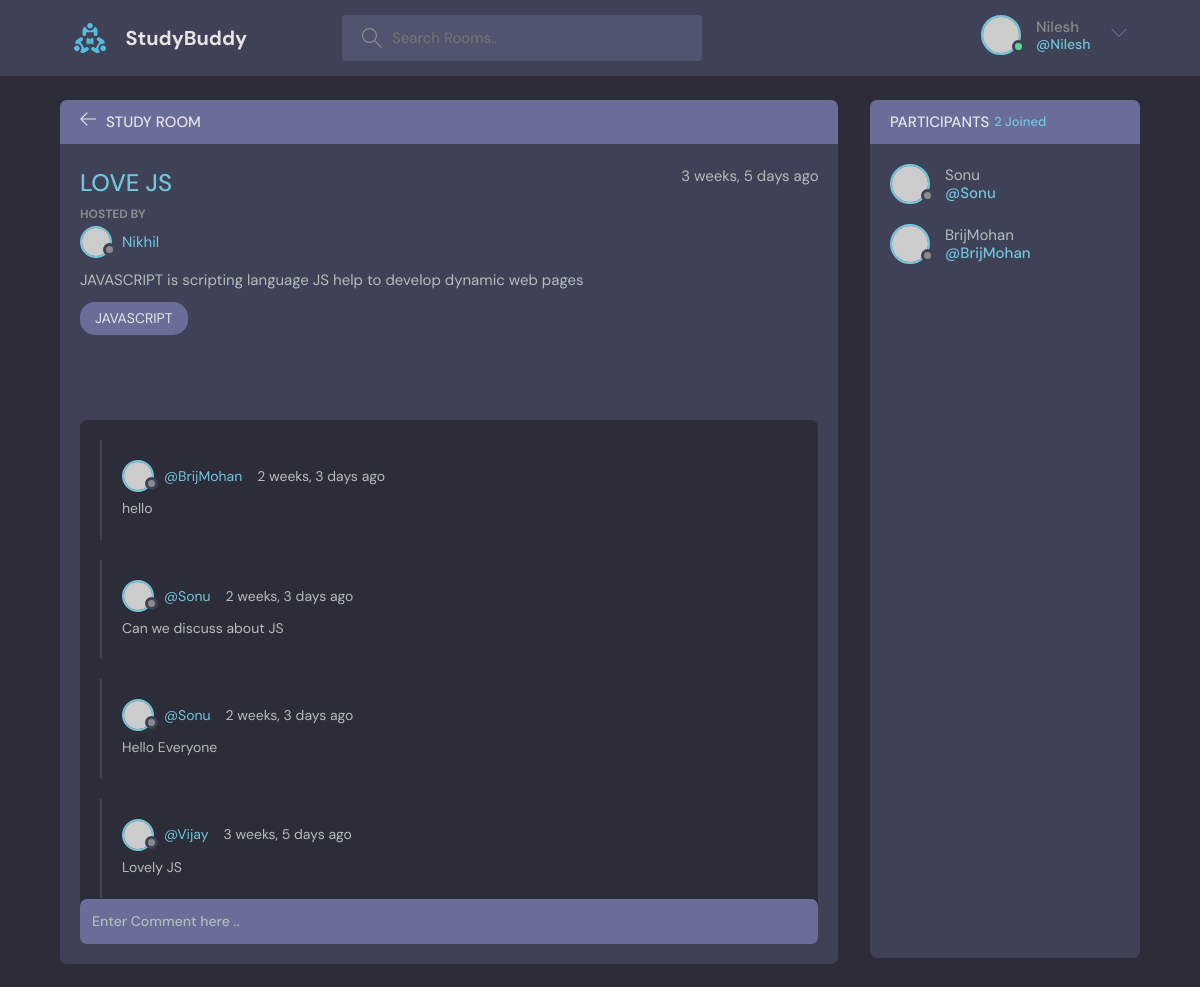
The page /room/2/ (signed in) on the database its author committed.
### base/models.py (models this page shows, shortened)
class Room(models.Model):
    host = models.ForeignKey(User,on_delete=models.SET_NULL,null=True)
    topic = models.ForeignKey(Topic,on_delete=models.SET_NULL,null=True)
    name = models.CharField(max_length=200)
    participants = models.ManyToManyField(User,related_name='participants',blank=True)
    description = models.TextField(null=True,blank=True)
    updated=models.DateTimeField(auto_now=True)
    created = models.DateTimeField(auto_now_add=True)
    class Meta:
        ordering = ['-updated','-created']

class Topic(models.Model):
    name = models.CharField(max_length=200)
    def __str__(self):
        return self.name

class Message(models.Model):
    user = models.ForeignKey(User,on_delete=models.CASCADE)
    room = models.ForeignKey(Room,on_delete=models.CASCADE)
    body = models.TextField()
    updated=models.DateTimeField(auto_now=True)
    created = models.DateTimeField(auto_now_add=True)
    class Meta:
        ordering = ['-updated','-created']

### base/views.py (the view, shortened to what this page needs)
# urls.py: path('room/<str:pk>/',views.room,name='room'),
def room(request,pk):
    room = Room.objects.get(id=pk)
    room_messages = room.message_set.all()
    participants = room.participants.all()
    context={'room':room,'room_messages':room_messages,'participants':participants}
    return render(request,'base/room.html',context)

### base/templates/base/room.html (shortened to what this page needs)
{% extends 'main.html' %}
{% block content %}
    <main class="profile-page layout layout--2">
      <div class="container">
        <div class="room">
          <div class="room__top">
            <div class="room__topLeft">
              <a href="{% url 'home' %}">
                <svg version="1.1" xmlns="http://www.w3.org/2000/svg" width="32" height="32" viewBox="0 0 32 32">
                  <title>arrow-left</title>
                  <path
                    d="M13.723 2.286l-13.723 13.714 13.719 13.714 1.616-1.611-10.96-10.96h27.625v-2.286h-27.625l10.965-10.965-1.616-1.607z"
                  ></path>
                </svg>
              </a>
              <h3>Study Room</h3>
            </div>
          </div>
          <div class="room__box scroll">
            <div class="room__header scroll">
              <div class="room__info">
                <h3>{{room.name}}</h3>
                <span>{{room.created | timesince}} ago </span>
              </div>
              <div class="room__hosted">
                <p>Hosted By</p>
                <a href="{url 'user-profile' room.host.id %}" class="room__author">
                  <div class="avatar avatar--small">
                    <img src="https://randomuser.me/api/portraits/men/37.jpg" />
                  </div>
                  <span>{{room.host.username}}</span>
                </a>
              </div>
              <div class="room__details">
                {{room.description}}
              </div>
              <span class="room__topics">{{room.topic}}</span>
            </div>
            <div class="room__conversation">
            <div class="threads scroll">
                  {%for message in room_messages %}
                <div class="thread">
                  <div class="thread__top">
                    <div class="thread__author">
                      <a href="#" class="thread__authorInfo">
                        <div class="avatar avatar--small">
                          <img src="https://randomuser.me/api/portraits/men/37.jpg" />
                        </div>
                        <span>@{{message.user.username}}</span>
                      </a>
                      <span class="thread__date">{{message.created|timesince}} ago</span>
                    </div>
                  </div>
                  <div class="thread__details">
                    {{message.body}}
                  </div>
                </div>
                {% endfor %}
              </div>
            </div>
          </div>
          {% if request.user.is_authenticated %}
          <div class="room__message">
            <form method="POST" action="">
              <input type="text" name="body" placeholder="Enter Comment here .."/>
          </form>
          </div>
          {% endif %}
        </div>
        <div class="participants">
          <h3 class="participants__top">Participants <span>{{room.participants.count}} Joined</span></h3>
          <div class="participants__list scroll">
            {% for user in participants %}
            <a href="{% url 'user-profile' user.id %}" class="participant">
              <div class="avatar avatar--medium">
                <img src="https://randomuser.me/api/portraits/men/37.jpg" />
              </div>
              <p>
                {{user.username}}
                <span>@{{user.username}}</span>
              </p>
            </a>
            {% endfor %}
          </div>
        </div>
      </div>
    </main>
 {% endblock %}

### templates/navbar.html (shortened to what this page needs)
{% load static %}
<header class="header header--loggedIn">
    <div class="container">
      <a href="/" class="header__logo">
        <img src="{% static 'images/logo.svg' %}" />
        <h1>StudyBuddy</h1>
      </a>
      <form class="header__search" method="GET" action="{% url 'home' %}">
        <label>
          <input  type="text" name="q" placeholder="Search Rooms.." placeholder="Search for rooms..." />
        </label>
      </form>
      <nav class="header__menu">
        {% if request.user.is_authenticated %}
        <div class="header__user">
          <a href="{% url 'user-profile' request.user.id %}">
            <div class="avatar avatar--medium active">
              <img src="https://randomuser.me/api/portraits/men/37.jpg" />
            </div>
            <p>{{user.username}} <span>@{{user.username}}</span></p>
          </a>
          <button class="dropdown-button">
            <svg version="1.1" xmlns="http://www.w3.org/2000/svg" width="32" height="32" viewBox="0 0 32 32">
              <title>chevron-down</title>
              <path d="M16 21l-13-13h-3l16 16 16-16h-3l-13 13z"></path>
            </svg>
          </button>
        </div>
        {% endif %}
      </nav>
    </div>
  </header>

### rows shown on the page
Room: name "LOVE JS", created "3 weeks, 5 days", host.username "Nikhil", description "JAVASCRIPT is scripting language JS help to develop dynamic web pages", topic "JAVASCRIPT", participants.count "2"
Message: user.username "BrijMohan", created "2 weeks, 3 days", body "hello"
Message: user.username "Sonu", created "2 weeks, 3 days", body "Can we discuss about JS"
Message: user.username "Sonu", created "2 weeks, 3 days", body "Hello Everyone"
Message: user.username "Vijay", created "3 weeks, 5 days", body "Lovely JS"

### other values the page prints
{{ user.username }} "Nilesh"
{{ user.username }} "Sonu"
{{ user.username }} "BrijMohan"
